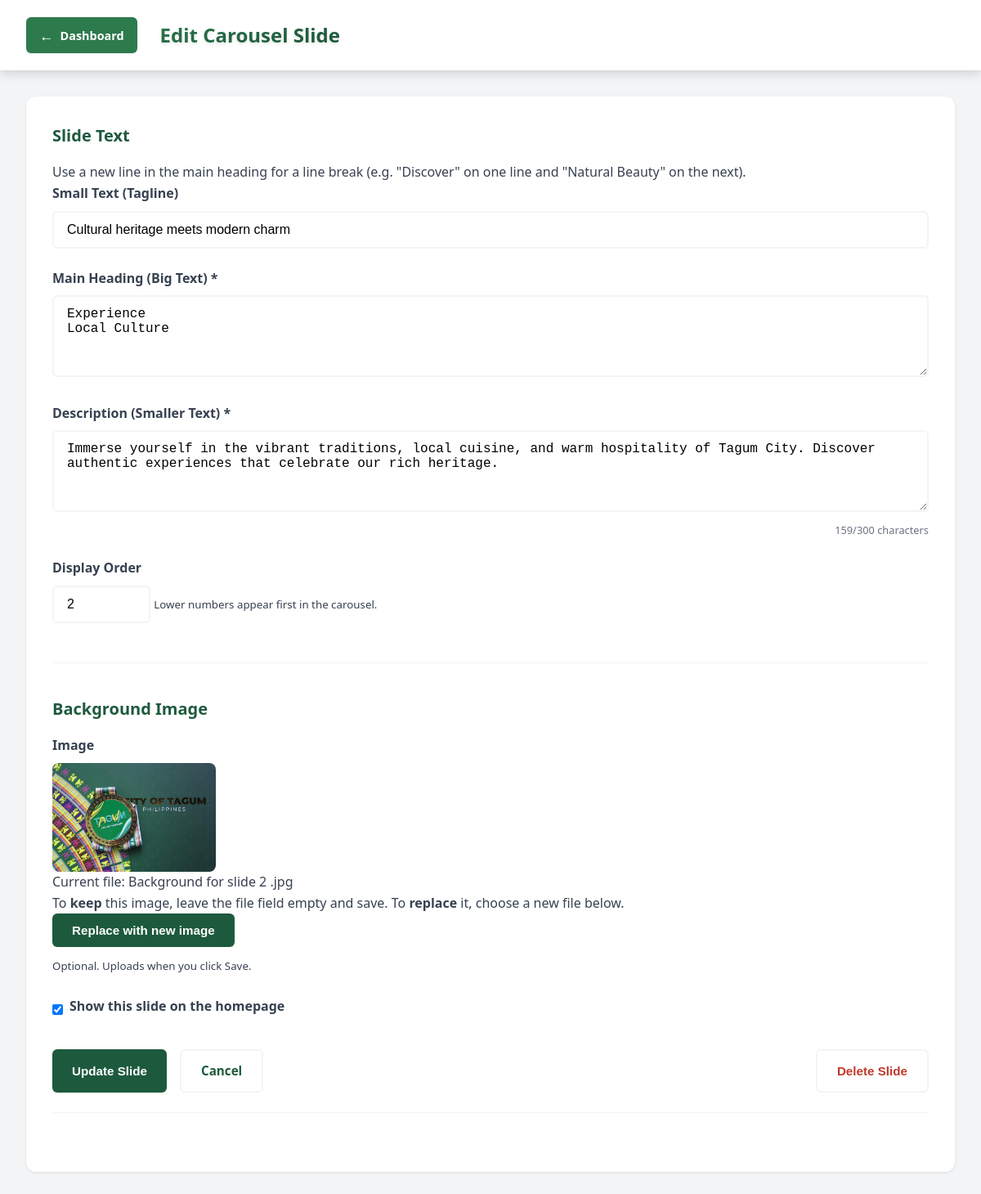
The app's page /admin/add-carousel-slide.php?id=2 (signed in) with its own data.
### tables this page shows
CREATE TABLE carousel_slides (
    id INTEGER PRIMARY KEY AUTOINCREMENT,
    tagline TEXT,
    title TEXT NOT NULL,
    description TEXT,
    image TEXT NOT NULL,
    btn_primary_text TEXT DEFAULT 'Explore Now',
    btn_primary_link TEXT DEFAULT '#plan',
    btn_secondary_text TEXT DEFAULT 'Learn More',
    btn_secondary_link TEXT DEFAULT '#explore',
    sort_order INTEGER DEFAULT 0,
    active INTEGER DEFAULT 1,
    created_at DATETIME DEFAULT CURRENT_TIMESTAMP
);

### admin/config.php (called while the page is built, shortened)
<?php
function getCarouselSlideById($id) {
    $dbFile = '../database.db';
    try {
        $db = new SQLite3($dbFile);
        $stmt = $db->prepare('SELECT * FROM carousel_slides WHERE id = ?');
        $stmt->bindValue(1, (int)$id, SQLITE3_INTEGER);
        $result = $stmt->execute();
        $row = $result->fetchArray(SQLITE3_ASSOC);
        return $row ?: null;
    } catch (Exception $e) {
        return null;
    }
}
?>

### admin/add-carousel-slide.php (the view, shortened to what this page needs)
<?php
require_once 'config.php';
$isEdit = false;
$slide = [
    'id' => '',
    'tagline' => '',
    'title' => '',
    'description' => '',
    'image' => '',
    'sort_order' => 0,
    'active' => 1,
];
$id = $_GET['id'] ?? $_POST['id'] ?? null;
if ($id !== null && $id !== '') {
    $id = (int) $id;
    $existing = getCarouselSlideById($id);
    if ($existing) {
        $isEdit = true;
        $slide = $existing;
    }
}
function adminImageSrc($path) {
    return '../' . ltrim($path, '/');
}
?>
<!DOCTYPE html>
<html lang="en">
<head>
    <link rel="stylesheet" href="../css/admin.css">
</head>
<body>
    <header class="admin-header">
        <div class="admin-header-content">
            <div class="admin-title">
                <a href="dashboard.php?tab=carousel" class="back-link" aria-label="Back to Dashboard">
                    <span class="back-link-icon" aria-hidden="true">←</span>
                    <span class="back-link-text">Dashboard</span>
                </a>
                <h1><?php echo $isEdit ? 'Edit Carousel Slide' : 'Add Carousel Slide'; ?></h1>
            </div>
        </div>
    </header>
    <main class="admin-main">
        <div class="admin-container">
            <form method="POST" enctype="multipart/form-data" class="destination-form">
                <div class="form-section">
                    <h2>Slide Text</h2>
                    <p class="image-option-hint">Use a new line in the main heading for a line break (e.g. "Discover" on one line and "Natural Beauty" on the next).</p>
                    <div class="form-group">
                        <label for="tagline">Small Text (Tagline)</label>
                        <input type="text" id="tagline" name="tagline" value="<?php echo htmlspecialchars($slide['tagline']); ?>" class="form-control" placeholder="e.g., Tagumeños: Beauty that Shines from Within.">
                    </div>
                    <div class="form-group">
                        <label for="title">Main Heading (Big Text) *</label>
                        <textarea id="title" name="title" required class="form-control form-textarea" rows="2" placeholder="Discover&#10;Natural Beauty"><?php echo htmlspecialchars($slide['title']); ?></textarea>
                    </div>
                    <div class="form-group">
                        <label for="description">Description (Smaller Text) *</label>
                        <textarea id="description" name="description" required class="form-control form-textarea" rows="4" placeholder="Supporting paragraph shown below the heading"><?php echo htmlspecialchars($slide['description']); ?></textarea>
                    </div>
                    <div class="form-group">
                        <label for="sort_order">Display Order</label>
                        <input type="number" id="sort_order" name="sort_order" value="<?php echo (int) ($slide['sort_order'] ?? 0); ?>" min="0" class="form-control" style="max-width:120px;">
                        <small>Lower numbers appear first in the carousel.</small>
                    </div>
                </div>
                <div class="form-section">
                    <h2>Background Image</h2>
                    <?php
                    $image = !empty($slide['image']) ? adminImageSrc($slide['image']) : '';
                    include 'media-picker.php';
                    ?>
                    <div class="form-group checkbox">
                        <input type="checkbox" id="active" name="active" <?php echo !empty($slide['active']) ? 'checked' : ''; ?>>
                        <label for="active">Show this slide on the homepage</label>
                    </div>
                    <div class="form-actions">
                        <button type="submit" class="btn btn-primary">
                            <?php echo $isEdit ? 'Update Slide' : 'Add Slide'; ?>
                        </button>
                        <a href="dashboard.php?tab=carousel" class="btn btn-secondary">Cancel</a>
                        <?php if ($isEdit): ?>
                            <button type="submit" formaction="delete-carousel-slide.php" formmethod="POST" class="btn btn-secondary" style="margin-left:auto;color:#c0392b;" onclick="return confirm('Delete this carousel slide?');">Delete Slide</button>
                        <?php endif; ?>
                    </div>
                </div>
            </form>
        </div>
    </main>
</body>
</html>

### admin/media-picker.php (shortened to what this page needs)
<div class="form-group media-picker">
    <label>Image</label>
    <?php if (!empty($image)): ?>
        <div class="current-image-wrap">
            <img src="<?php echo htmlspecialchars($image); ?>" alt="Current" style="max-width:200px; border-radius:8px; display:block;" loading="lazy">
            <p class="current-filename">Current file: <?php echo htmlspecialchars(basename($image)); ?></p>
            <p class="image-option-hint">To <strong>keep</strong> this image, leave the file field empty and save. To <strong>replace</strong> it, choose a new file below.</p>
            <button type="button" class="btn btn-primary" onclick="document.getElementById('image-file').click();">Replace with new image</button>
        </div>
    <?php else: ?>
        <p class="image-option-hint">Upload an image for this destination.</p>
        <button type="button" class="btn btn-primary" onclick="document.getElementById('image-file').click();">Choose image</button>
    <?php endif; ?>
    <small>Optional. Uploads when you click Save.</small>
</div>

### css/admin.css (style rules this page uses)
:root { --dark-green: #1d5a3d; --light-green: #2d7a4d; --gray: #6b7280; --light-gray: #f3f4f6; --white: #ffffff; --dark-gray: #374151; --error: #dc2626; --success: #16a34a; --warning: #ea580c; --info: #0284c7; --shadow-sm: 0 1px 3px rgba(0, 0, 0, 0.1); --shadow-md: 0 4px 12px rgba(0, 0, 0, 0.15); --shadow-lg: 0 10px 20px rgba(0, 0, 0, 0.2); }
* { margin: 0; padding: 0; box-sizing: border-box; }
body { font-family: 'Segoe UI', Tahoma, Geneva, Verdana, sans-serif; line-height: 1.6; color: var(--dark-gray); background-color: var(--light-gray); }
.admin-header { background-color: var(--white); box-shadow: var(--shadow-md); padding: 1rem 2rem; display: flex; justify-content: space-between; align-items: center; }
.admin-header-content { display: flex; justify-content: space-between; align-items: center; max-width: 1200px; margin: 0 auto; width: 100%; }
.admin-title { display: flex; align-items: center; gap: 0.75rem; font-size: 1.25rem; font-weight: 700; color: var(--dark-green); }
.admin-title h1 { font-size: 1.5rem; font-weight: 700; color: var(--dark-green); margin: 0; padding: 0.5rem 1rem; background: linear-gradient(135deg, var(--light-green) 0%, var(--dark-green) 100%); -webkit-background-clip: text; -webkit-text-fill-color: transparent; background-clip: text; text-shadow: 0 2px 4px rgba(0, 0, 0, 0.1); }
.admin-title span { font-weight: 600; }
.back-link { display: inline-flex; align-items: center; gap: 0.5rem; padding: 0.5rem 1rem; background-color: var(--light-green); color: var(--white); text-decoration: none; border-radius: 6px; font-weight: 600; font-size: 0.9rem; transition: all 0.3s ease; box-shadow: var(--shadow-sm); }
.back-link-icon { font-size: 1.1rem; font-weight: bold; }
.back-link-text { font-size: 0.9rem; }
.admin-main { max-width: 1200px; margin: 0 auto; padding: 2rem; min-height: calc(100vh - 200px); }
.admin-container { background: var(--white); border-radius: 12px; box-shadow: var(--shadow-sm); padding: 2rem; }
.btn { display: inline-flex; align-items: center; gap: 0.5rem; padding: 0.75rem 1.5rem; border: none; border-radius: 6px; cursor: pointer; font-weight: 600; text-decoration: none; font-size: 0.95rem; transition: all 0.3s ease; }
.btn-primary { background-color: var(--dark-green); color: var(--white); }
.btn-secondary { background-color: var(--white); color: var(--dark-green); border: 2px solid var(--light-gray); }
.form-group { margin-bottom: 1.5rem; }
.form-group label { display: block; margin-bottom: 0.5rem; font-weight: 600; color: var(--dark-gray); }
.form-control, .form-textarea { width: 100%; padding: 0.75rem 1rem; border: 2px solid var(--light-gray); border-radius: 6px; font-size: 1rem; transition: border-color 0.3s ease; }
.form-textarea { min-height: 100px; resize: vertical; }
.form-section { margin-bottom: 2.5rem; padding-bottom: 1.5rem; border-bottom: 1px solid var(--light-gray); }
.form-section h2 { color: var(--dark-green); margin-bottom: 1rem; font-size: 1.25rem; }
.form-actions { display: flex; gap: 1rem; justify-content: flex-end; margin-top: 2rem; }

### records on screen
carousel_slides: tagline "Cultural heritage meets modern charm", title "Experience Local Culture", description "Immerse yourself in the vibrant traditions, local cuisine, and warm hospitality of Tagum City. Discover authentic experiences that celebrate our rich heritage.", sort_order "2", image (picture), image "Background for slide 2 .jpg", active "☑"
